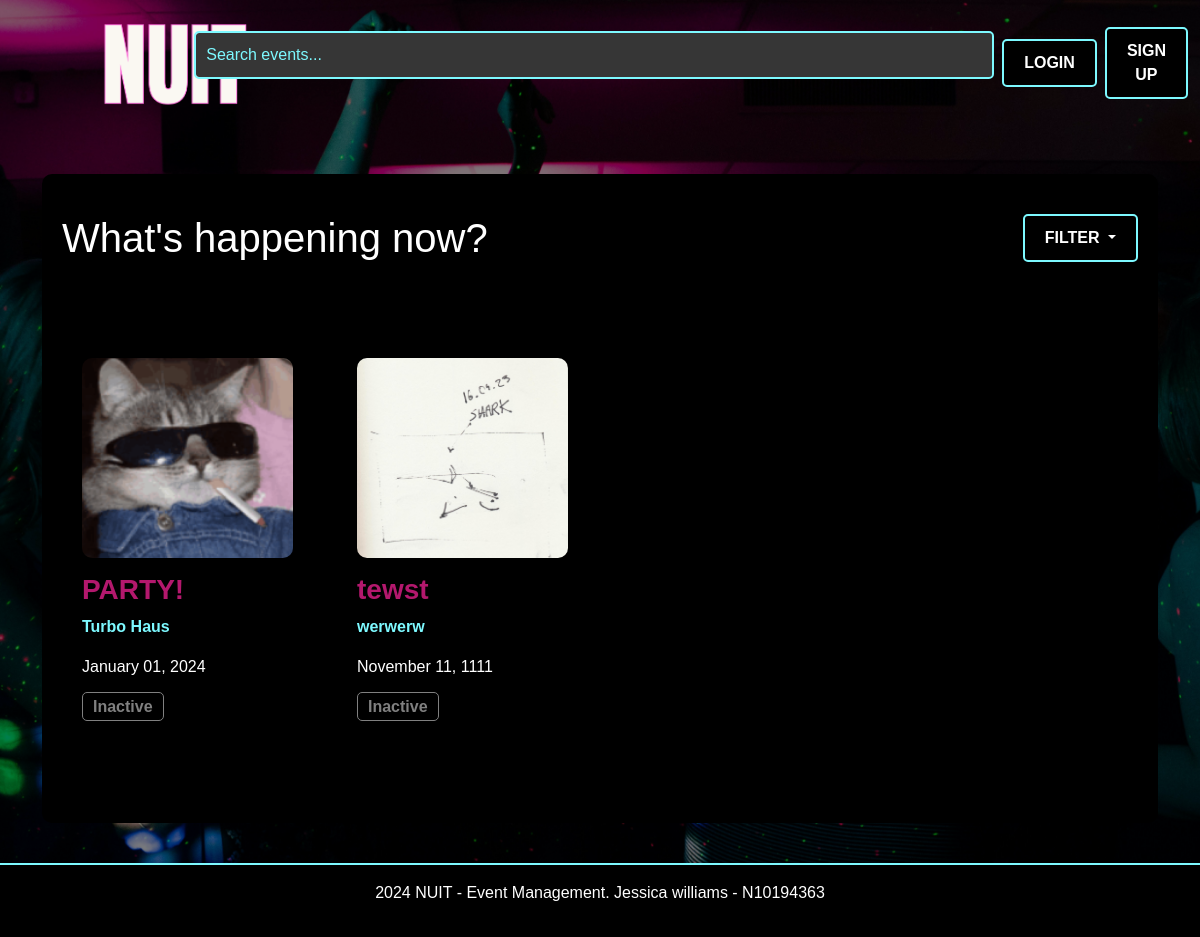
Before: / with the older database file.
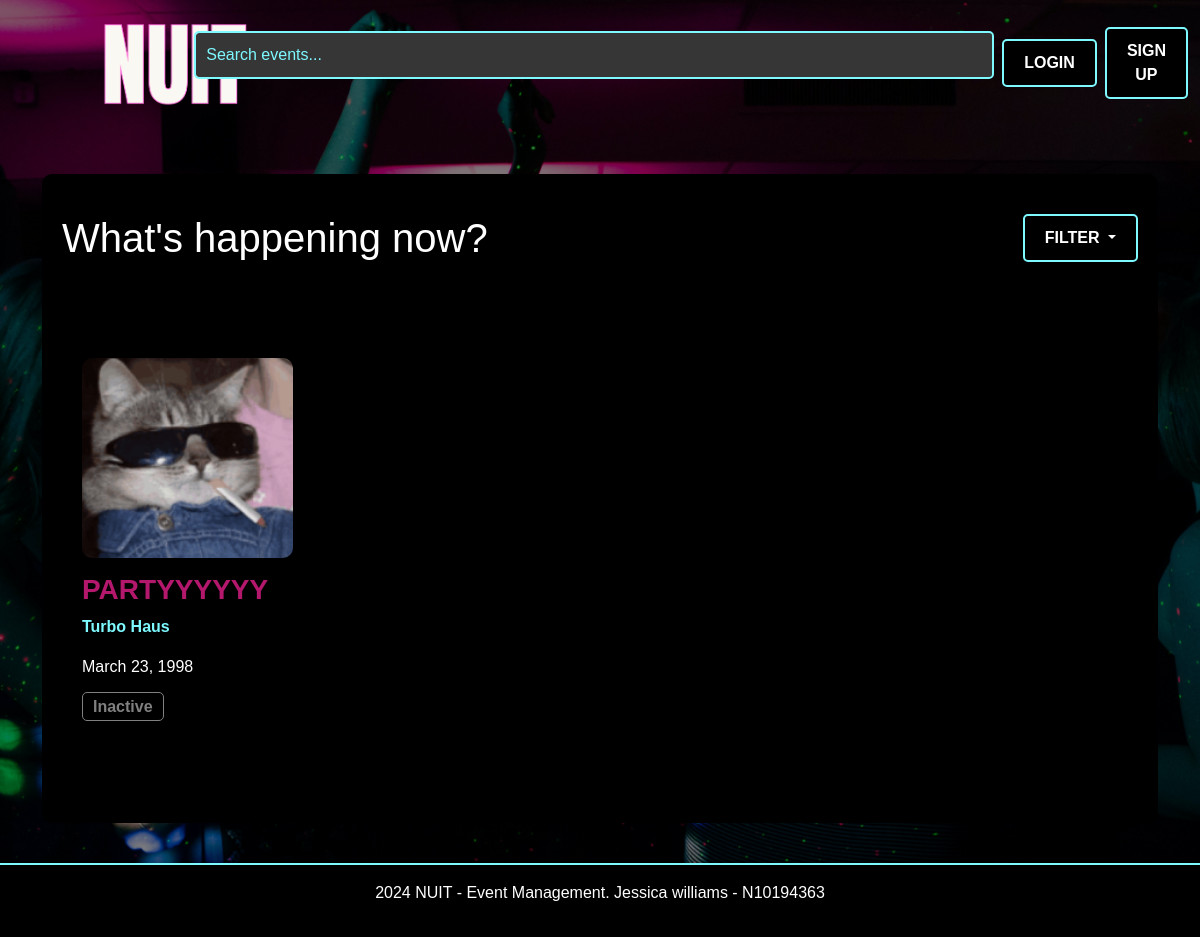
After: the same page with the newer database file.
### website/models.py (models this page shows)
class Event(db.Model):
    id = db.Column(db.Integer, primary_key=True)
    name = db.Column(db.String(100), nullable=False)
    location = db.Column(db.String(100), nullable=False)
    date = db.Column(db.DateTime, nullable=False)
    description = db.Column(db.Text, nullable=True)
    available_tickets = db.Column(db.Integer, nullable=False)
    categories = db.Column(db.String(200), nullable=False)
    image = db.Column(db.String(100), nullable=True)
    comments = db.relationship('Comment', backref='event', lazy=True)
    bookings = db.relationship('Booking', backref='event', lazy=True)

### website/views.py (the view)
@main_bp.route('/')
def index():
    register_form = RegistrationForm ()
    login_form = LoginForm()
    events = Event.query.all()
    return render_template('index.html', register_form=register_form, login_form=login_form, events=events)

### website/forms.py
class RegistrationForm (FlaskForm):
    first_name = StringField("First Name", validators=[InputRequired()])
    last_name = StringField("Last Name", validators=[InputRequired()])
    email = StringField("Email", validators=[InputRequired(), Email()])
    password = PasswordField("Password", validators=[InputRequired()])
    contact_number = StringField("Contact Number", validators=[
        InputRequired(),
        Length(min=10, max=15)
    ])
    street_address = StringField("Street Address", validators=[InputRequired()])
    submit = SubmitField("Register")

class LoginForm(FlaskForm):
    email = StringField("Email", validators=[InputRequired(), Email()])
    password = PasswordField("Password", validators=[InputRequired()])
    submit = SubmitField("Login")

### website/templates/index.html (shortened to what this page needs)
{% extends "base.html" %} {% from "bootstrap5/form.html" import render_form %}
{% block content %}
    <div class="container mt-5">
        <div class="section-background">
            <div class="row">
                <div class="col-md-6">
                    <h1>What's happening now?</h1>
                </div>
                <div class="col-md-6 text-end">
                    <div class="dropdown d-inline">
                        <button class="btn dropdown-toggle" type="button" id="eventCategoryDropdown"
                            data-bs-toggle="dropdown" aria-expanded="false">
                            Filter
                        </button>
                    </div>
                </div>
            </div>
            <div class="row mt-5">
                {% for event in events %}
                <div class="col-lg-3 col-md-6 col-sm-12 mb-4">
                    <div class="event-card">
                        <a href="{{ url_for('event_bp.event_details', event_id=event.id) }}">
                            <img src="{{ url_for('static', filename='img/' + event.image.replace('website/static/img', '')) }}" class="img-fluid" alt="{{ event.name }}">
                        </a>
                        <h3>{{ event.name }}</h3>
                        <p class="location">{{ event.location }}</p>
                        <p>{{ event.date.strftime('%B %d, %Y') }}</p>
                        {% if event.available_tickets == 0 %}
                        <span class="event-status status-sold-out">Sold Out</span>
                        {% elif event.is_active %}
                        <span class="event-status status-open">Open</span>
                        {% else %}
                        <span class="event-status status-inactive">Inactive</span>
                        {% endif %}
                    </div>
                </div>
                {% endfor %}
            </div>
        </div>
    </div>
{% endblock %}

### website/templates/base.html (shortened to what this page needs)
<html>
  <head>
    <link
      href="https://cdn.jsdelivr.net/npm/bootstrap@5.3.2/dist/css/bootstrap.min.css"
      rel="stylesheet"
    />
    <link
      rel="stylesheet"
      href="{{ url_for('static', filename='css/styles.css') }}"
    />
  </head>
  <body>
    <header>
      <nav class="navbar navbar-expand-lg navbar-dark bg-dark">
        <div
          class="container-fluid d-flex justify-content-between align-items-center"
        >
          <a class="navbar-brand" href="{{ url_for('main.index') }}">
            <img src="static/img/logo.png" alt="Nuit Logo" class="logo" />
          </a>
          <form class="d-flex mx-auto">
            <input
              class="form-control"
              type="search"
              placeholder="Search events..."
              aria-label="Search"
              style="width: 800px"
            />
          </form>
          {% if current_user.is_authenticated %}
          <div class="d-flex ms-2">
            <a href="{{ url_for('main.booking_history') }}" class="btn"
              >Booking History</a
            >
          </div>
          <div class="d-flex ms-2">
            <a href="{{ url_for('auth.logout') }}" class="btn">Log Out</a>
          </div>
          {% else %}
          <div class="d-flex ms-2">
            <button
              type="button"
              class="btn btn-filter"
              data-bs-toggle="modal"
              data-bs-target="#loginModal"
            >
              Login
            </button>
          </div>
          <div class="d-flex ms-2">
            <button
              type="button"
              class="btn"
              data-bs-toggle="modal"
              data-bs-target="#registerModal"
            >
              SIGN UP
            </button>
            {% endif %}
          </div>
        </div>
      </nav>
    </header>
    {% block content %} {% endblock %}
    <footer class="footer bg-dark text-white text-center py-3 mt-auto">
      <p>2024 NUIT - Event Management. Jessica williams - N10194363</p>
    </footer>
  </body>
</html>

### website/static/css/styles.css (style rules this page uses)
body, h1, h2, h3, h4, h5, h6, p, a, button, input, footer, .search-bar { font-family: Verdana, Geneva, sans-serif; }
h3,h4 { color: rgb(179, 24, 109); font-weight: bold; }
html, body { height: 100%; margin: 0; }
body { display: flex; flex-direction: column; justify-content: space-between; }
.navbar { background-color: transparent !important; border: none; }
.logo { height: 100px; width: auto; max-width: 100%; margin-left: 80px; margin-right: 20px; }
.btn { background-color: #000000; color: white; border: 2px solid rgb(125, 249, 255); padding: 10px 20px; border-radius: 5px; font-weight: bold; text-transform: uppercase; transition: background-color 0.3s ease, border-color 0.3s ease; }
.event-status { font-weight: bold; padding: 5px 10px; border-radius: 5px; background-color: black; border: 1px solid; }
.status-inactive { color: grey; border-color: grey; }
.event-card { background-color: #000000; border-radius: 10px; padding: 20px; margin: 20px 0; }
.event-card img { width: 100%; height: 200px; object-fit: cover; border-radius: 10px; margin-bottom: 15px; }
.location { color: #7DF9FF; font-weight: bold; }
body { background-image: url('../img/background.jpg'); background-size: cover; background-position: center; background-repeat: no-repeat; background-attachment: fixed; color: white; position: relative; z-index: 0; }
body::before { content: ""; position: fixed; top: 0; left: 0; width: 100%; height: 100%; background-color: rgba(0, 0, 0, 0.5); z-index: -1; }
.section-background { background-color: black; padding: 40px 20px; margin-bottom: 40px; border-radius: 10px; }
.footer { background-color: #000000 !important; color: white !important; padding: 20px; text-align: center; border-top: 2px solid #7DF9FF; flex-shrink: 0; }
.form-control { background-color: rgb(54, 54, 54); color: #7DF9FF; border: 2px solid #7DF9FF; border-radius: 5px; padding: 10px; }
.form-control::placeholder { color: #7DF9FF; }

Changed rows visible on the page:
removed Event: image (picture), name "tewst", location "werwerw", date "November 11, 1111", available_tickets "Inactive"
changed Event "Turbo Haus": name "PARTY!" → "PARTYYYYYY"; date "January 01, 2024" → "March 23, 1998"
